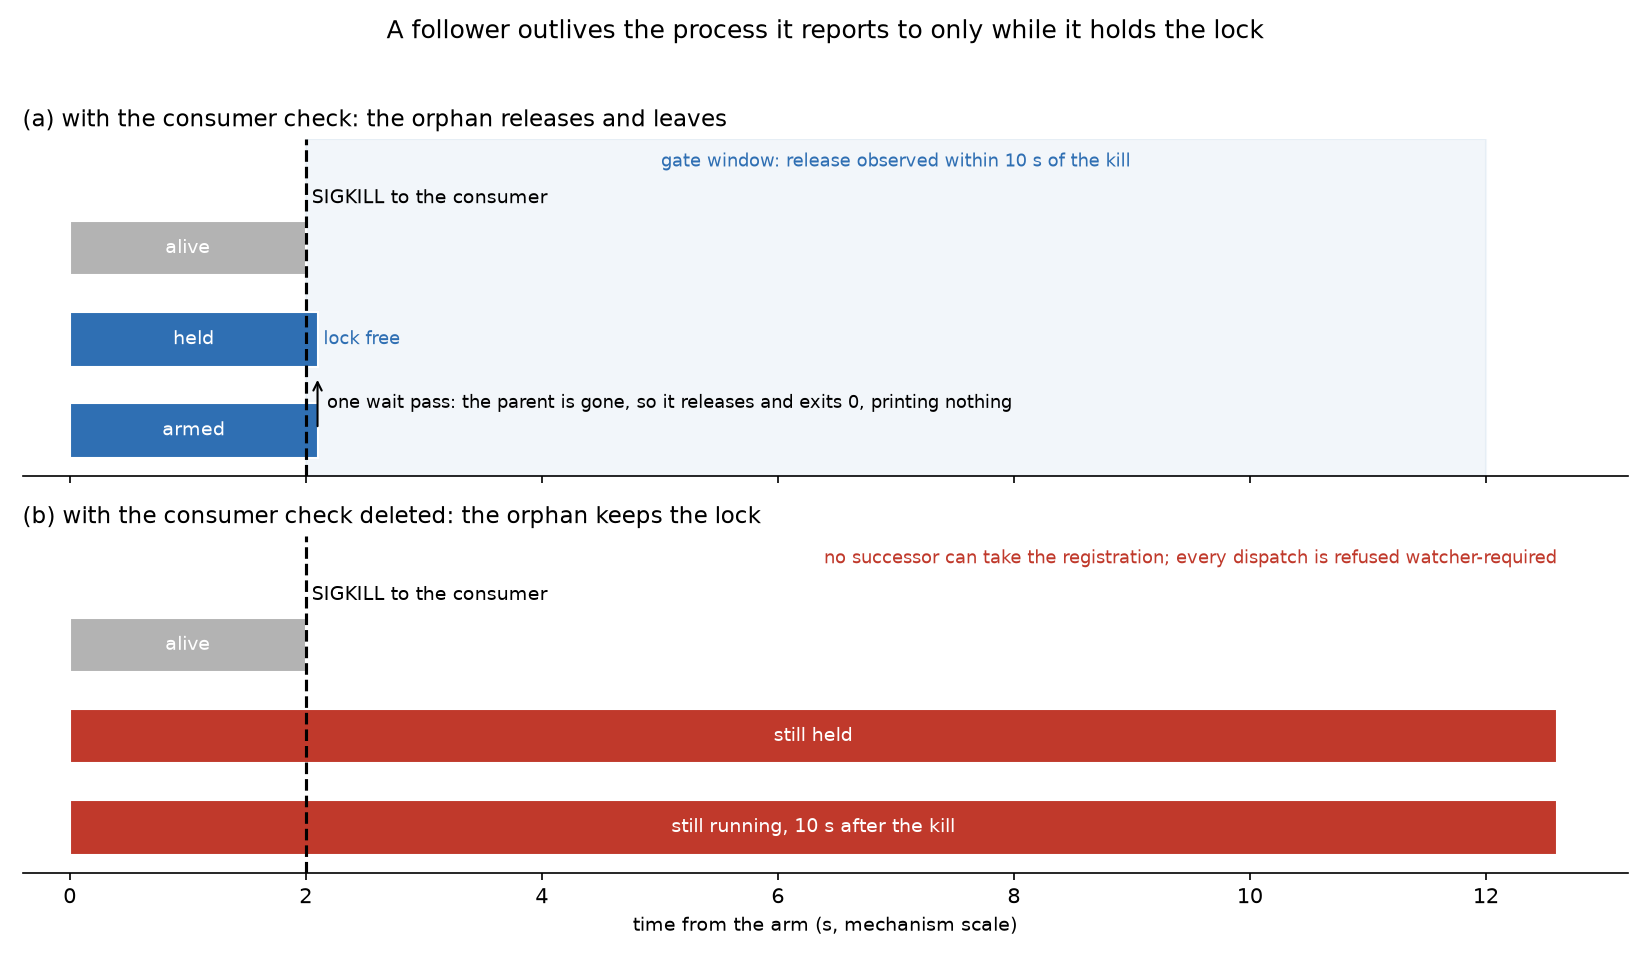

Python code for this plot:
"""Draw the follower release on a common time axis, beside the defect it removes.

Two panels share one time axis measured from the arm. The upper panel is the
release path: the consumer is killed, the follower sees a parent it did not
record on its next wait pass, releases the registration by leaving, and prints
nothing. The lower panel is the same kill with the consumer check deleted: the
orphan keeps the lock, so the session's registration is never free and the next
follower cannot take it.

The x-axis is mechanism time rather than wall clock: the follower acts within
one poll pass of the kill, and the control window is the ten seconds the gate
allows. The gate's own wall clock (interpreter start and import) is stated in
the caption instead, because it is arrival rather than the release.

Run: python docs/figures/a-follower-outlives-its-monitor/orphan_release_timeline.py
"""

from __future__ import annotations

from pathlib import Path

import matplotlib

matplotlib.use("Agg")
import matplotlib.pyplot as plt
from matplotlib.patches import Rectangle

POLL_SECONDS = 0.1
KILL_AT = 2.0
RELEASE_AT = KILL_AT + POLL_SECONDS
WINDOW_SECONDS = 10.0
CONTROL_END = KILL_AT + 10.6
LANES = ("consumer (the parent)", "registration lock", "follower (its own exit)")

HELD = "#2f6fb3"
FREE = "#c9d6e6"
GONE = "#b3b3b3"
DENIED = "#c0392b"


def _lane(axis, y: float, start: float, end: float, color: str, label: str) -> None:
    axis.add_patch(
        Rectangle(
            (start, y), end - start, 0.6, facecolor=color, edgecolor="white"
        )
    )
    axis.text(
        (start + end) / 2,
        y + 0.3,
        label,
        ha="center",
        va="center",
        color="white",
        fontsize=9,
    )


def _panel(axis, title: str) -> None:
    axis.set_ylim(-0.2, len(LANES) + 0.5)
    axis.set_yticks([i + 0.3 for i in range(len(LANES))])
    axis.set_yticklabels(LANES, fontsize=9)
    axis.set_title(title, fontsize=11, loc="left")
    axis.set_xlim(-0.4, CONTROL_END + 0.6)
    axis.axvline(KILL_AT, color="black", linestyle="--", linewidth=1.5)
    axis.text(KILL_AT, len(LANES) - 0.05, " SIGKILL to the consumer", fontsize=9, va="top")


def main() -> None:
    figure, (release, defect) = plt.subplots(2, 1, figsize=(11, 6.4), sharex=True)

    _panel(release, "(a) with the consumer check: the orphan releases and leaves")
    release.axvspan(KILL_AT, KILL_AT + WINDOW_SECONDS, color=HELD, alpha=0.06)
    release.text(
        KILL_AT + WINDOW_SECONDS / 2,
        len(LANES) + 0.25,
        "gate window: release observed within 10 s of the kill",
        ha="center",
        va="center",
        fontsize=8.5,
        color=HELD,
    )
    _lane(release, 2, 0.0, KILL_AT, GONE, "alive")
    _lane(release, 1, 0.0, RELEASE_AT, HELD, "held")
    _lane(release, 0, 0.0, RELEASE_AT, HELD, "armed")
    release.annotate(
        "",
        xy=(RELEASE_AT, 0.9),
        xytext=(RELEASE_AT, 0.3),
        arrowprops=dict(arrowstyle="->", color="black"),
    )
    release.text(
        RELEASE_AT + 0.08,
        0.6,
        "one wait pass: the parent is gone, so it releases and exits 0, printing nothing",
        fontsize=8.5,
        va="center",
    )
    release.text(
        RELEASE_AT + 0.05,
        1.3,
        "lock free",
        fontsize=8.5,
        color=HELD,
        va="center",
    )

    _panel(defect, "(b) with the consumer check deleted: the orphan keeps the lock")
    _lane(defect, 2, 0.0, KILL_AT, GONE, "alive")
    _lane(defect, 1, 0.0, CONTROL_END, DENIED, "still held")
    _lane(defect, 0, 0.0, CONTROL_END, DENIED, "still running, 10 s after the kill")
    defect.text(
        CONTROL_END,
        len(LANES) + 0.25,
        "no successor can take the registration; every dispatch is refused watcher-required",
        fontsize=8.5,
        ha="right",
        va="center",
        color=DENIED,
    )

    for axis in (release, defect):
        axis.set_yticks([])
        for side in ("top", "right", "left"):
            axis.spines[side].set_visible(False)
    defect.set_xlabel("time from the arm (s, mechanism scale)", fontsize=9)

    figure.suptitle(
        "A follower outlives the process it reports to only while it holds the lock",
        fontsize=12,
    )
    figure.tight_layout(rect=(0, 0, 1, 0.96))
    out = Path(__file__).with_suffix(".png")
    figure.savefig(out, dpi=150)
    print(f"wrote {out}")


if __name__ == "__main__":
    main()
